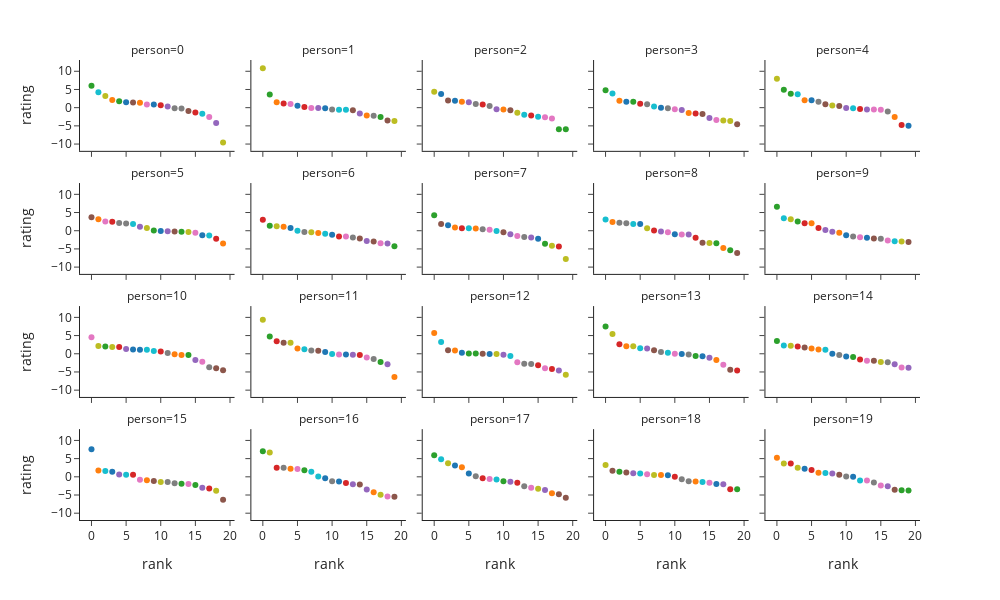

The notebook cell this image was saved under:
### Markdown cell above
## Visualising ratings and rankings

Again visualising just a selection of people, here we explore the relationship between ratings and rankings. The generative model assumes that each persons's ranking of the chocolates is given by the ordering of the ratings each person implicitly gives to the chocolates on the unobserved latent rating scale. Consequently, The relationship between rankings and ratings is monotonically decreasing, i.e. a higher rating for A than B must lead to a better (i.e. lower index) ranking of A than B.

This visualisation is interesting because it also shows us something about how our observation of only the ranking - and not the rating - data limits our information about the relative appeal people find in the chocolates. The rank alone tells us only which chocolates have more appeal than others, but nothing about how much more appeal. There are cases in this visualisation where we can see reasonably large 'jumps' in rating from on chocolate in the ranking to the next, either where a person rates a specific chocolate as having much more or much less appeal than others, or where a person seems to consider a group of chocolates better than another group of chocolates, with a noticeable 'gap' in ratings between the two groups.

### Code cell
sim_viz.plot_ratings_rankings(facets_limit={'var': 'person',
                                            'records': 20})
